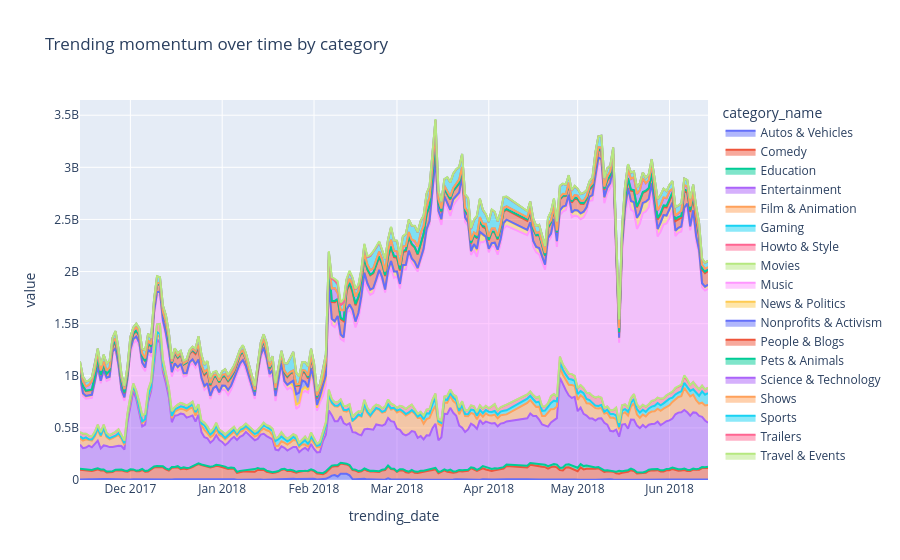

This figure's notebook cell:
### Code cell
area_chart

### Figure 1 — Plotly figure (JSON) as saved in the notebook; plotly's stock layout.template omitted (floating-point values rounded to 4 significant figures; data arrays with more than 128 entries replaced by an {"elided": "..."} marker saying what was removed)
{"data": [{"fillpattern": {"shape": ""}, "hovertemplate": "category_name=Autos & Vehicles<br>trending_date=%{x}<br>value=%{y}<extra></extra>", "legendgroup": "Autos & Vehicles", "line": {"color": "#636efa"}, "marker": {"symbol": "circle"}, "mode": "lines", "name": "Autos & Vehicles", "orientation": "v", "showlegend": true, "stackgroup": "1", "type": "scatter", "x": {"elided": "205 str values"}, "xaxis": "x", "y": {"elided": "205 int values"}, "yaxis": "y"}, {"fillpattern": {"shape": ""}, "hovertemplate": "category_name=Comedy<br>trending_date=%{x}<br>value=%{y}<extra></extra>", "legendgroup": "Comedy", "line": {"color": "#EF553B"}, "marker": {"symbol": "circle"}, "mode": "lines", "name": "Comedy", "orientation": "v", "showlegend": true, "stackgroup": "1", "type": "scatter", "x": {"elided": "205 str values"}, "xaxis": "x", "y": {"elided": "205 int values"}, "yaxis": "y"}, {"fillpattern": {"shape": ""}, "hovertemplate": "category_name=Education<br>trending_date=%{x}<br>value=%{y}<extra></extra>", "legendgroup": "Education", "line": {"color": "#00cc96"}, "marker": {"symbol": "circle"}, "mode": "lines", "name": "Education", "orientation": "v", "showlegend": true, "stackgroup": "1", "type": "scatter", "x": {"elided": "205 str values"}, "xaxis": "x", "y": {"elided": "205 int values"}, "yaxis": "y"}, {"fillpattern": {"shape": ""}, "hovertemplate": "category_name=Entertainment<br>trending_date=%{x}<br>value=%{y}<extra></extra>", "legendgroup": "Entertainment", "line": {"color": "#ab63fa"}, "marker": {"symbol": "circle"}, "mode": "lines", "name": "Entertainment", "orientation": "v", "showlegend": true, "stackgroup": "1", "type": "scatter", "x": {"elided": "205 str values"}, "xaxis": "x", "y": {"elided": "205 int values"}, "yaxis": "y"}, {"fillpattern": {"shape": ""}, "hovertemplate": "category_name=Film & Animation<br>trending_date=%{x}<br>value=%{y}<extra></extra>", "legendgroup": "Film & Animation", "line": {"color": "#FFA15A"}, "marker": {"symbol": "circle"}, "mode": "lines", "name": "Film & Animation", "orientation": "v", "showlegend": true, "stackgroup": "1", "type": "scatter", "x": {"elided": "205 str values"}, "xaxis": "x", "y": {"elided": "205 int values"}, "yaxis": "y"}, {"fillpattern": {"shape": ""}, "hovertemplate": "category_name=Gaming<br>trending_date=%{x}<br>value=%{y}<extra></extra>", "legendgroup": "Gaming", "line": {"color": "#19d3f3"}, "marker": {"symbol": "circle"}, "mode": "lines", "name": "Gaming", "orientation": "v", "showlegend": true, "stackgroup": "1", "type": "scatter", "x": {"elided": "205 str values"}, "xaxis": "x", "y": {"elided": "205 int values"}, "yaxis": "y"}, {"fillpattern": {"shape": ""}, "hovertemplate": "category_name=Howto & Style<br>trending_date=%{x}<br>value=%{y}<extra></extra>", "legendgroup": "Howto & Style", "line": {"color": "#FF6692"}, "marker": {"symbol": "circle"}, "mode": "lines", "name": "Howto & Style", "orientation": "v", "showlegend": true, "stackgroup": "1", "type": "scatter", "x": {"elided": "205 str values"}, "xaxis": "x", "y": {"elided": "205 int values"}, "yaxis": "y"}, {"fillpattern": {"shape": ""}, "hovertemplate": "category_name=Movies<br>trending_date=%{x}<br>value=%{y}<extra></extra>", "legendgroup": "Movies", "line": {"color": "#B6E880"}, "marker": {"symbol": "circle"}, "mode": "lines", "name": "Movies", "orientation": "v", "showlegend": true, "stackgroup": "1", "type": "scatter", "x": {"elided": "205 str values"}, "xaxis": "x", "y": {"elided": "205 int values"}, "yaxis": "y"}, {"fillpattern": {"shape": ""}, "hovertemplate": "category_name=Music<br>trending_date=%{x}<br>value=%{y}<extra></extra>", "legendgroup": "Music", "line": {"color": "#FF97FF"}, "marker": {"symbol": "circle"}, "mode": "lines", "name": "Music", "orientation": "v", "showlegend": true, "stackgroup": "1", "type": "scatter", "x": {"elided": "205 str values"}, "xaxis": "x", "y": {"elided": "205 int values"}, "yaxis": "y"}, {"fillpattern": {"shape": ""}, "hovertemplate": "category_name=News & Politics<br>trending_date=%{x}<br>value=%{y}<extra></extra>", "legendgroup": "News & Politics", "line": {"color": "#FECB52"}, "marker": {"symbol": "circle"}, "mode": "lines", "name": "News & Politics", "orientation": "v", "showlegend": true, "stackgroup": "1", "type": "scatter", "x": {"elided": "205 str values"}, "xaxis": "x", "y": {"elided": "205 int values"}, "yaxis": "y"}, {"fillpattern": {"shape": ""}, "hovertemplate": "category_name=Nonprofits & Activism<br>trending_date=%{x}<br>value=%{y}<extra></extra>", "legendgroup": "Nonprofits & Activism", "line": {"color": "#636efa"}, "marker": {"symbol": "circle"}, "mode": "lines", "name": "Nonprofits & Activism", "orientation": "v", "showlegend": true, "stackgroup": "1", "type": "scatter", "x": {"elided": "205 str values"}, "xaxis": "x", "y": {"elided": "205 int values"}, "yaxis": "y"}, {"fillpattern": {"shape": ""}, "hovertemplate": "category_name=People & Blogs<br>trending_date=%{x}<br>value=%{y}<extra></extra>", "legendgroup": "People & Blogs", "line": {"color": "#EF553B"}, "marker": {"symbol": "circle"}, "mode": "lines", "name": "People & Blogs", "orientation": "v", "showlegend": true, "stackgroup": "1", "type": "scatter", "x": {"elided": "205 str values"}, "xaxis": "x", "y": {"elided": "205 int values"}, "yaxis": "y"}, {"fillpattern": {"shape": ""}, "hovertemplate": "category_name=Pets & Animals<br>trending_date=%{x}<br>value=%{y}<extra></extra>", "legendgroup": "Pets & Animals", "line": {"color": "#00cc96"}, "marker": {"symbol": "circle"}, "mode": "lines", "name": "Pets & Animals", "orientation": "v", "showlegend": true, "stackgroup": "1", "type": "scatter", "x": {"elided": "205 str values"}, "xaxis": "x", "y": {"elided": "205 int values"}, "yaxis": "y"}, {"fillpattern": {"shape": ""}, "hovertemplate": "category_name=Science & Technology<br>trending_date=%{x}<br>value=%{y}<extra></extra>", "legendgroup": "Science & Technology", "line": {"color": "#ab63fa"}, "marker": {"symbol": "circle"}, "mode": "lines", "name": "Science & Technology", "orientation": "v", "showlegend": true, "stackgroup": "1", "type": "scatter", "x": {"elided": "205 str values"}, "xaxis": "x", "y": {"elided": "205 int values"}, "yaxis": "y"}, {"fillpattern": {"shape": ""}, "hovertemplate": "category_name=Shows<br>trending_date=%{x}<br>value=%{y}<extra></extra>", "legendgroup": "Shows", "line": {"color": "#FFA15A"}, "marker": {"symbol": "circle"}, "mode": "lines", "name": "Shows", "orientation": "v", "showlegend": true, "stackgroup": "1", "type": "scatter", "x": {"elided": "205 str values"}, "xaxis": "x", "y": {"elided": "205 int values"}, "yaxis": "y"}, {"fillpattern": {"shape": ""}, "hovertemplate": "category_name=Sports<br>trending_date=%{x}<br>value=%{y}<extra></extra>", "legendgroup": "Sports", "line": {"color": "#19d3f3"}, "marker": {"symbol": "circle"}, "mode": "lines", "name": "Sports", "orientation": "v", "showlegend": true, "stackgroup": "1", "type": "scatter", "x": {"elided": "205 str values"}, "xaxis": "x", "y": {"elided": "205 int values"}, "yaxis": "y"}, {"fillpattern": {"shape": ""}, "hovertemplate": "category_name=Trailers<br>trending_date=%{x}<br>value=%{y}<extra></extra>", "legendgroup": "Trailers", "line": {"color": "#FF6692"}, "marker": {"symbol": "circle"}, "mode": "lines", "name": "Trailers", "orientation": "v", "showlegend": true, "stackgroup": "1", "type": "scatter", "x": {"elided": "205 str values"}, "xaxis": "x", "y": {"elided": "205 int values"}, "yaxis": "y"}, {"fillpattern": {"shape": ""}, "hovertemplate": "category_name=Travel & Events<br>trending_date=%{x}<br>value=%{y}<extra></extra>", "legendgroup": "Travel & Events", "line": {"color": "#B6E880"}, "marker": {"symbol": "circle"}, "mode": "lines", "name": "Travel & Events", "orientation": "v", "showlegend": true, "stackgroup": "1", "type": "scatter", "x": {"elided": "205 str values"}, "xaxis": "x", "y": {"elided": "205 int values"}, "yaxis": "y"}], "layout": {"legend": {"title": {"text": "category_name"}, "tracegroupgap": 0}, "title": {"text": "Trending momentum over time by category"}, "xaxis": {"anchor": "y", "domain": [0, 1], "title": {"text": "trending_date"}}, "yaxis": {"anchor": "x", "domain": [0, 1], "title": {"text": "value"}}}}
